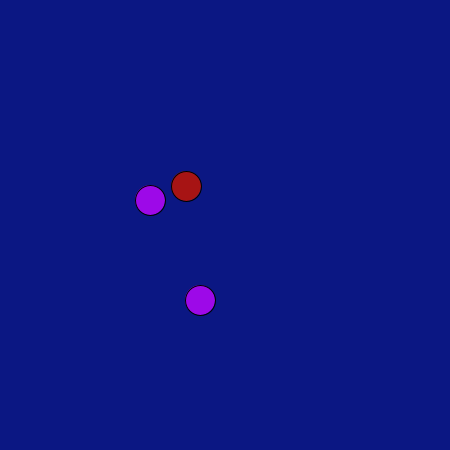
Frame 1 (no input)
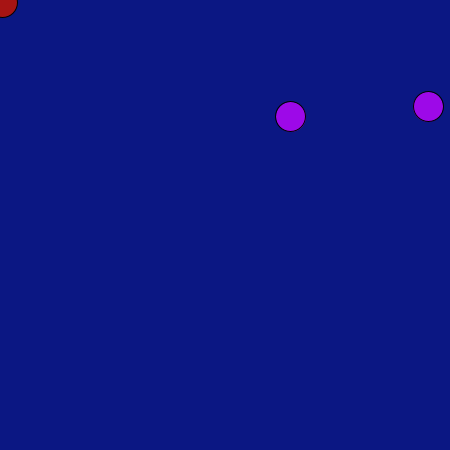
Frame 60 (the mouse pressed at the canvas centre just before this capture)
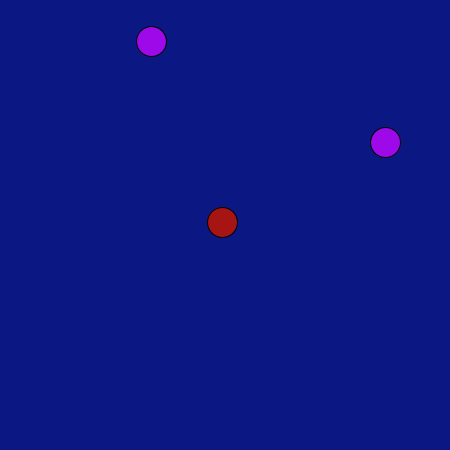
Frame 120 (the mouse held since frame 60 and released just before this capture)

The Processing sketch that drew these frames (run headless with seeded random() and noise(); from frame 60 on, the mouse is pressed at the canvas centre):

// Processing sketch: processing_132720
// ── processing_132720.pde


Food f1, f2;
Player1 p1;


float eX = 350;
float eY = 350;
float pX = 400;
float pY = 400;
float easing = .07;

void setup() {
  size(450, 450);
  frameRate(24);
  f1 = new Food(200, 300, 92);
  f2 = new Food(150, 200, 92);
  p1 = new Player1(200,200,.07);
  
}  

void draw() {
  background(#0B1783);
  f1.display();
  f2.display();
  p1.display();
  
}

void player1() {
  
}




class Food {
  int timer = 0;
  float fX = 300;
  float fY = 300;
  int respawn;

  Food(float tempX, float tempY, int tempTime) {
    fX = tempX;
    fY = tempY; 
    respawn = tempTime;
  }

  void display() {
    timer++;
    if (timer >= 48) {
      fX = random(width);
      fY = random(height);
      timer = 0;
    }  
    float distance = dist(p1.pX, p1.pY, fX,fY);
    if(distance < 30){
      fX = random(width);
      fY = random(height);
      timer = 0;
      println("collision");
    }
    fill(#9D09E8);
    ellipse(fX, fY, 30, 30);
  }
}

class Player1 {
  float pX;
  float pY;
  float easing;


  Player1(float tempX, float tempY, float tempEasing) {
    pX = tempX;
    pY = tempY;
    easing = tempEasing;
  }
  void display() {
    float targetX = mouseX;
    float targetY = mouseY;
    pX += (targetX - pX) * easing;
    pY += (targetY -pY) * easing;
    fill(#A71414);
    ellipse(pX, pY, 30, 30);
    
  }
}
